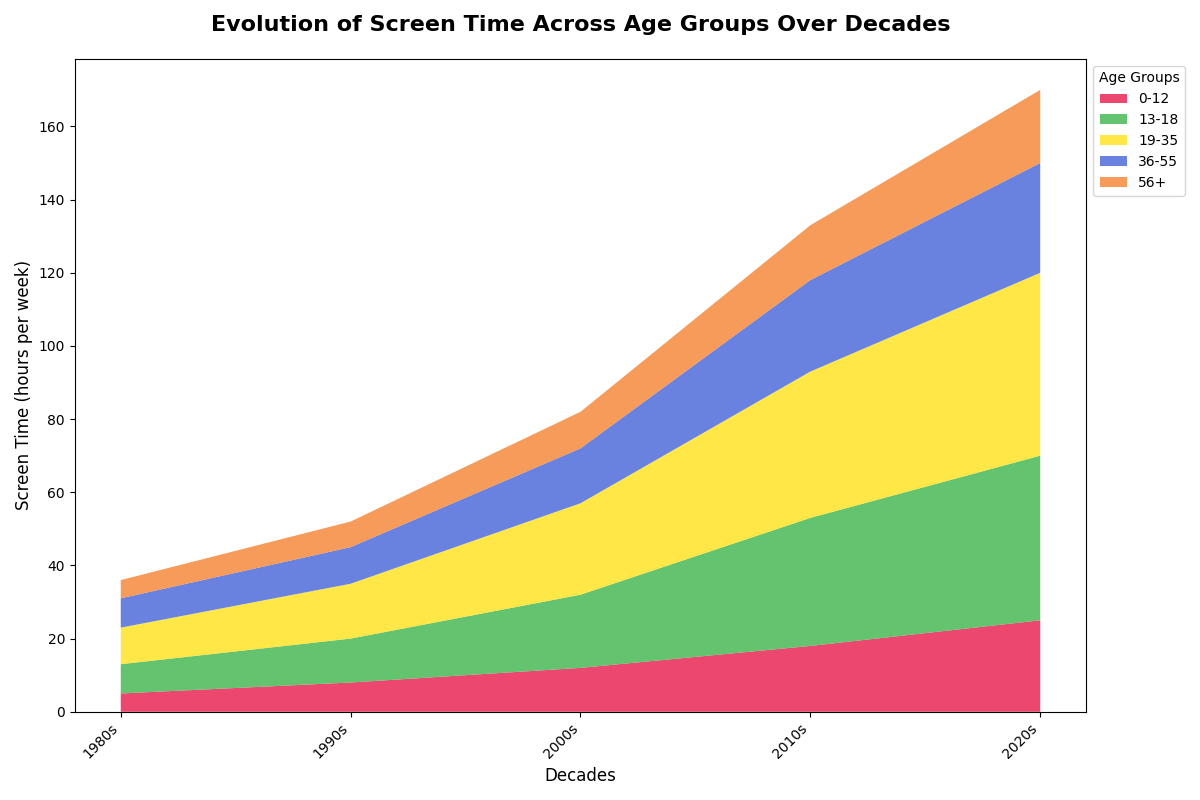

Write the Python code that produced this figure.
import matplotlib.pyplot as plt
import numpy as np

# Define decades and age group categories
decades = ['1980s', '1990s', '2000s', '2010s', '2020s']
age_groups = ['0-12', '13-18', '19-35', '36-55', '56+']

# Screen time (hours per week) for each age group over the decades
screen_time_0_12 = [5, 8, 12, 18, 25]
screen_time_13_18 = [8, 12, 20, 35, 45]
screen_time_19_35 = [10, 15, 25, 40, 50]
screen_time_36_55 = [8, 10, 15, 25, 30]
screen_time_56_plus = [5, 7, 10, 15, 20]

# Stack the data
data = np.array([screen_time_0_12, screen_time_13_18, screen_time_19_35, screen_time_36_55, screen_time_56_plus])

# New colors for each age group
colors = ['#e6194b', '#3cb44b', '#ffe119', '#4363d8', '#f58231']

# Create the stacked area chart
plt.figure(figsize=(12, 8))
plt.stackplot(decades, data, labels=age_groups, colors=colors, alpha=0.8)

# Add axis labels and title
plt.xlabel('Decades', fontsize=12)
plt.ylabel('Screen Time (hours per week)', fontsize=12)
plt.title('Evolution of Screen Time Across Age Groups Over Decades', fontsize=16, fontweight='bold', pad=20)

# Add a legend to identify the layers
plt.legend(title='Age Groups', loc='upper left', bbox_to_anchor=(1, 1), fontsize=10)

# Rotate x-tick labels to avoid overlap
plt.xticks(rotation=45, ha='right')

# Automatically adjust the layout to prevent overlap
plt.tight_layout()

# Display the plot
plt.show()
